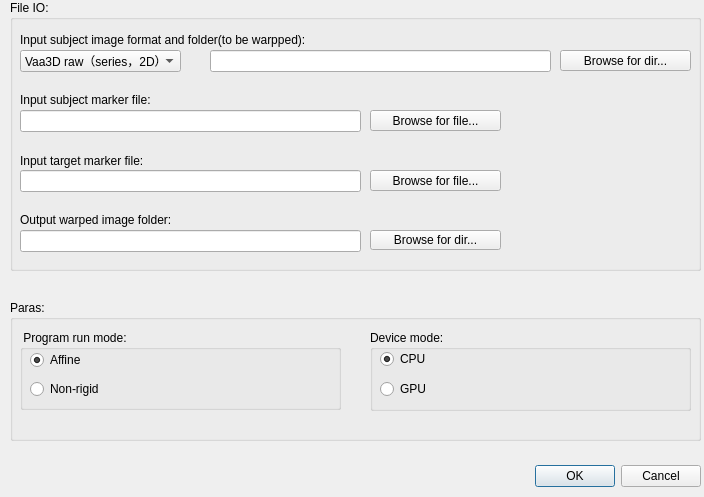
<?xml version="1.0" encoding="UTF-8"?>
<ui version="4.0">
 <class>Paradialog_bigimagewarp</class>
 <widget class="QDialog" name="Paradialog_bigimagewarp">
  <property name="geometry">
   <rect>
    <x>0</x>
    <y>0</y>
    <width>704</width>
    <height>497</height>
   </rect>
  </property>
  <property name="windowTitle">
   <string>BigImageWarp v1.0</string>
  </property>
  <widget class="QDialogButtonBox" name="buttonBox">
   <property name="geometry">
    <rect>
     <x>530</x>
     <y>460</y>
     <width>171</width>
     <height>32</height>
    </rect>
   </property>
   <property name="toolTip">
    <string>&lt;html&gt;&lt;head/&gt;&lt;body&gt;&lt;p&gt;&lt;br/&gt;&lt;/p&gt;&lt;/body&gt;&lt;/html&gt;</string>
   </property>
   <property name="styleSheet">
    <string notr="true"/>
   </property>
   <property name="orientation">
    <enum>Qt::Horizontal</enum>
   </property>
   <property name="standardButtons">
    <set>QDialogButtonBox::Cancel|QDialogButtonBox::Ok</set>
   </property>
  </widget>
  <widget class="QGroupBox" name="groupBox_fileio">
   <property name="geometry">
    <rect>
     <x>10</x>
     <y>0</y>
     <width>691</width>
     <height>271</height>
    </rect>
   </property>
   <property name="title">
    <string>File IO: </string>
   </property>
   <widget class="QLabel" name="label_img_sub_2">
    <property name="geometry">
     <rect>
      <x>10</x>
      <y>30</y>
      <width>331</width>
      <height>20</height>
     </rect>
    </property>
    <property name="text">
     <string>Input subject image format and folder(to be warpped): </string>
    </property>
   </widget>
   <widget class="QLabel" name="label_img_sub">
    <property name="geometry">
     <rect>
      <x>10</x>
      <y>90</y>
      <width>161</width>
      <height>20</height>
     </rect>
    </property>
    <property name="text">
     <string>Input subject marker file:</string>
    </property>
   </widget>
   <widget class="QLineEdit" name="lineEdit_img_sub">
    <property name="geometry">
     <rect>
      <x>200</x>
      <y>50</y>
      <width>341</width>
      <height>22</height>
     </rect>
    </property>
   </widget>
   <widget class="QPushButton" name="pushButton_img_sub">
    <property name="geometry">
     <rect>
      <x>550</x>
      <y>50</y>
      <width>131</width>
      <height>21</height>
     </rect>
    </property>
    <property name="text">
     <string>Browse for dir...</string>
    </property>
   </widget>
   <widget class="QPushButton" name="pushButton_marker_sub">
    <property name="geometry">
     <rect>
      <x>360</x>
      <y>110</y>
      <width>131</width>
      <height>21</height>
     </rect>
    </property>
    <property name="text">
     <string>Browse for file...</string>
    </property>
   </widget>
   <widget class="QLineEdit" name="lineEdit_marker_sub">
    <property name="geometry">
     <rect>
      <x>10</x>
      <y>110</y>
      <width>341</width>
      <height>22</height>
     </rect>
    </property>
   </widget>
   <widget class="QLineEdit" name="lineEdit_marker_tar">
    <property name="geometry">
     <rect>
      <x>10</x>
      <y>170</y>
      <width>341</width>
      <height>22</height>
     </rect>
    </property>
   </widget>
   <widget class="QLabel" name="label_img_sub2tar">
    <property name="geometry">
     <rect>
      <x>10</x>
      <y>150</y>
      <width>161</width>
      <height>21</height>
     </rect>
    </property>
    <property name="text">
     <string>Input target marker file:</string>
    </property>
   </widget>
   <widget class="QPushButton" name="pushButton_marker_tar">
    <property name="geometry">
     <rect>
      <x>360</x>
      <y>170</y>
      <width>131</width>
      <height>21</height>
     </rect>
    </property>
    <property name="text">
     <string>Browse for file...</string>
    </property>
   </widget>
   <widget class="QPushButton" name="pushButton_img_warp">
    <property name="geometry">
     <rect>
      <x>360</x>
      <y>230</y>
      <width>131</width>
      <height>20</height>
     </rect>
    </property>
    <property name="text">
     <string>Browse for dir...</string>
    </property>
   </widget>
   <widget class="QLabel" name="label_swc_grid">
    <property name="geometry">
     <rect>
      <x>10</x>
      <y>210</y>
      <width>241</width>
      <height>20</height>
     </rect>
    </property>
    <property name="text">
     <string>Output warped image folder:</string>
    </property>
   </widget>
   <widget class="QLineEdit" name="lineEdit_img_warp">
    <property name="geometry">
     <rect>
      <x>10</x>
      <y>230</y>
      <width>341</width>
      <height>22</height>
     </rect>
    </property>
    <property name="text">
     <string/>
    </property>
   </widget>
   <widget class="QComboBox" name="comboBox_input">
    <property name="geometry">
     <rect>
      <x>10</x>
      <y>50</y>
      <width>161</width>
      <height>22</height>
     </rect>
    </property>
    <item>
     <property name="text">
      <string>Vaa3D raw（series，2D）</string>
     </property>
    </item>
    <item>
     <property name="text">
      <string>Vaa3D raw</string>
     </property>
    </item>
   </widget>
  </widget>
  <widget class="QGroupBox" name="groupBox_paras">
   <property name="geometry">
    <rect>
     <x>10</x>
     <y>300</y>
     <width>691</width>
     <height>141</height>
    </rect>
   </property>
   <property name="title">
    <string>Paras:</string>
   </property>
   <widget class="QGroupBox" name="groupBox_3">
    <property name="geometry">
     <rect>
      <x>360</x>
      <y>30</y>
      <width>321</width>
      <height>81</height>
     </rect>
    </property>
    <property name="title">
     <string>Device mode:</string>
    </property>
    <widget class="QRadioButton" name="radioButton_device_cpu">
     <property name="geometry">
      <rect>
       <x>10</x>
       <y>20</y>
       <width>91</width>
       <height>18</height>
      </rect>
     </property>
     <property name="text">
      <string>CPU</string>
     </property>
     <property name="checked">
      <bool>true</bool>
     </property>
    </widget>
    <widget class="QRadioButton" name="radioButton_device_gpu">
     <property name="geometry">
      <rect>
       <x>10</x>
       <y>50</y>
       <width>91</width>
       <height>18</height>
      </rect>
     </property>
     <property name="text">
      <string>GPU</string>
     </property>
    </widget>
   </widget>
   <widget class="QGroupBox" name="groupBox_4">
    <property name="geometry">
     <rect>
      <x>10</x>
      <y>30</y>
      <width>321</width>
      <height>80</height>
     </rect>
    </property>
    <property name="title">
     <string> Program run mode:</string>
    </property>
    <widget class="QRadioButton" name="radioButton_affine">
     <property name="geometry">
      <rect>
       <x>10</x>
       <y>20</y>
       <width>91</width>
       <height>20</height>
      </rect>
     </property>
     <property name="text">
      <string>Affine</string>
     </property>
     <property name="checked">
      <bool>true</bool>
     </property>
    </widget>
    <widget class="QRadioButton" name="radioButton_stps">
     <property name="geometry">
      <rect>
       <x>10</x>
       <y>50</y>
       <width>91</width>
       <height>18</height>
      </rect>
     </property>
     <property name="text">
      <string>Non-rigid</string>
     </property>
    </widget>
   </widget>
  </widget>
  <zorder>groupBox_paras</zorder>
  <zorder>buttonBox</zorder>
  <zorder>groupBox_fileio</zorder>
 </widget>
 <resources/>
 <connections>
  <connection>
   <sender>buttonBox</sender>
   <signal>accepted()</signal>
   <receiver>Paradialog_bigimagewarp</receiver>
   <slot>accept()</slot>
   <hints>
    <hint type="sourcelabel">
     <x>605</x>
     <y>505</y>
    </hint>
    <hint type="destinationlabel">
     <x>351</x>
     <y>262</y>
    </hint>
   </hints>
  </connection>
  <connection>
   <sender>buttonBox</sender>
   <signal>rejected()</signal>
   <receiver>Paradialog_bigimagewarp</receiver>
   <slot>reject()</slot>
   <hints>
    <hint type="sourcelabel">
     <x>605</x>
     <y>505</y>
    </hint>
    <hint type="destinationlabel">
     <x>351</x>
     <y>262</y>
    </hint>
   </hints>
  </connection>
 </connections>
</ui>
